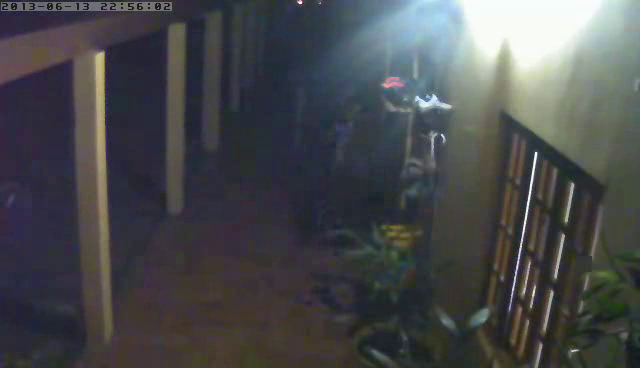
#> input picture frame 6 of Video_Com_Pessoa.mp4, 640 x 368 px
$ python main.py
#> lines starting #> are read from the running program, lines starting #| are printed output that depends on the picture; pictures that were not available may be replaced by others from this repository, and a replacement may not be noted
import cv2

def analysis_file(path):
    # Carrega o vídeo
#> called with path = 'Video_Com_Pessoa.mp4'
    cap = cv2.VideoCapture(path)

    # Frame anterior vazio
    background = None

    has_movement = False
    count_movement = 0

    # Loop principal
    while True:
        # Lê o próximo frame do vídeo
        ret, frame = cap.read()
#> frame is the input picture: shape (368, 640, 3); mean B, G, R 76.6, 74.1, 72.6

        # Verifica se o frame foi lido corretamente
        if not ret:
            break

        # Converte o frame para escala de cinza e aplica um filtro Gaussiano
        gray = cv2.cvtColor(frame, cv2.COLOR_BGR2GRAY)
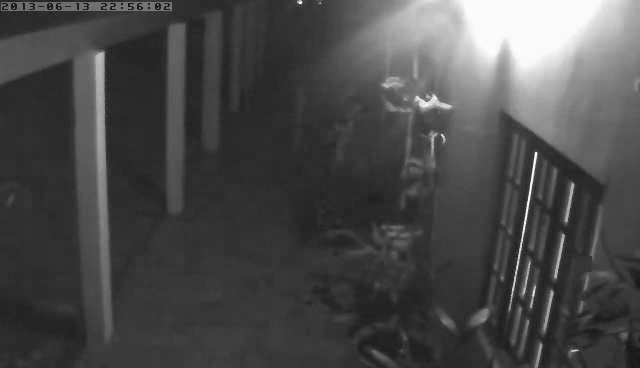
#> gray: shape (368, 640); min 18, max 255, mean 73.9
        gray = cv2.GaussianBlur(gray, (21, 21), 0)
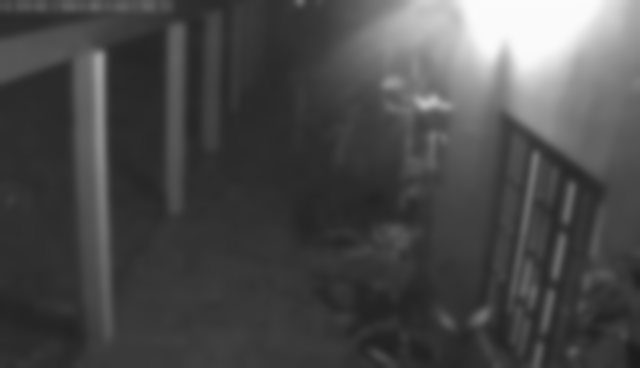
#> gray: shape (368, 640); min 27, max 251, mean 73.9

        if background is not None:
            # Subtrai o background do frame atual
            diff = cv2.absdiff(background, gray)
            thresh = cv2.threshold(diff, 25, 255, cv2.THRESH_BINARY)[1]

            # Aplica operações morfológicas para remover ruído
            thresh = cv2.dilate(thresh, None, iterations=2)
            thresh = cv2.erode(thresh, None, iterations=2)

            # Encontra os contornos dos objetos em movimento
            contours, hierarchy = cv2.findContours(thresh, cv2.RETR_EXTERNAL, cv2.CHAIN_APPROX_SIMPLE)

            if len(contours) > 0:
                # Desenha os contornos dos objetos em movimento no frame original
                for contour in contours:
                    # if cv2.contourArea(contour) < 400:
                    #     continue

                    count_movement += 1

                    #if count_movement > 5:
                    has_movement = True

                    print("Tem movimento...")
                    (x, y, w, h) = cv2.boundingRect(contour)
                    cv2.rectangle(frame, (x, y), (x + w, y + h), (0, 255, 0), 2)
            else:
                print("Não tem movimento...")

        # Exibe o frame com os contornos dos objetos em movimento
        cv2.imshow('frame', frame)

        # Define o background (Frame anterior)
        background = gray

        # Aguarda 40 milissegundos
        if cv2.waitKey(40) & 0xFF == ord('q'):
#> (key q is pressed here)
            break

    # Libera os recursos utilizados
    cap.release()
    cv2.destroyAllWindows()

    return has_movement


if __name__ == '__main__':
    # Video OK
    mov_1 = analysis_file('Video_Com_Pessoa.mp4')

    # Video Sem ngm
    mov_2 = analysis_file('Video_Sem_Ngm.mp4')
#> (key Esc is pressed here)

    print(f"Movimento 1 {mov_1}")

    print(f"Movimento 2 {mov_2}")

$ run again, starting later in the video
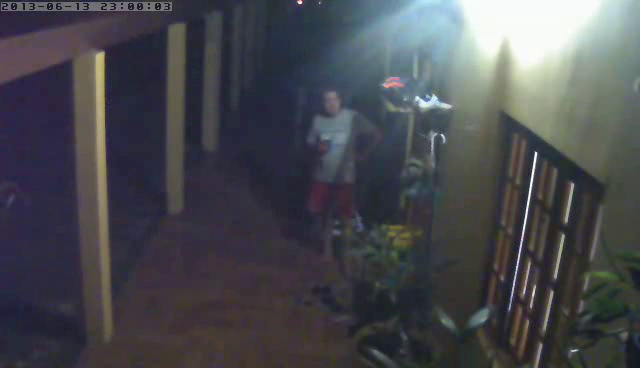
#> input picture frame 27 of Video_Com_Pessoa.mp4, 640 x 368 px
#> in analysis_file, frame is the input picture: shape (368, 640, 3); mean B, G, R 79, 73.6, 72.7
#> in analysis_file, `gray = cv2.cvtColor(frame, cv2.COLOR_BGR2GRAY)`:
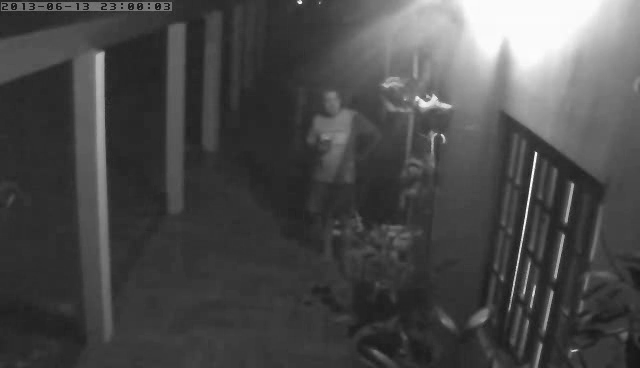
#> gray: shape (368, 640); min 17, max 254, mean 73.9
#> in analysis_file, `gray = cv2.GaussianBlur(gray, (21, 21), 0)`:
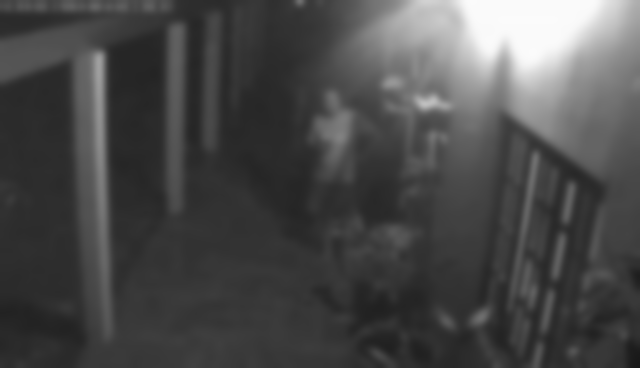
#> gray: shape (368, 640); min 24, max 251, mean 73.9

$ run again, starting later in the video
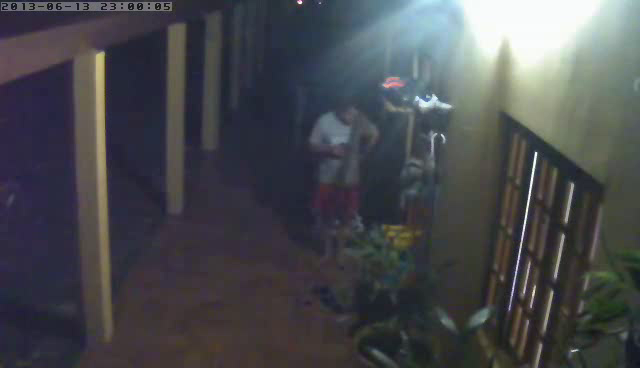
#> input picture frame 48 of Video_Com_Pessoa.mp4, 640 x 368 px
#> in analysis_file, frame is the input picture: shape (368, 640, 3); mean B, G, R 78, 73.9, 72.4
#> in analysis_file, `gray = cv2.cvtColor(frame, cv2.COLOR_BGR2GRAY)`:
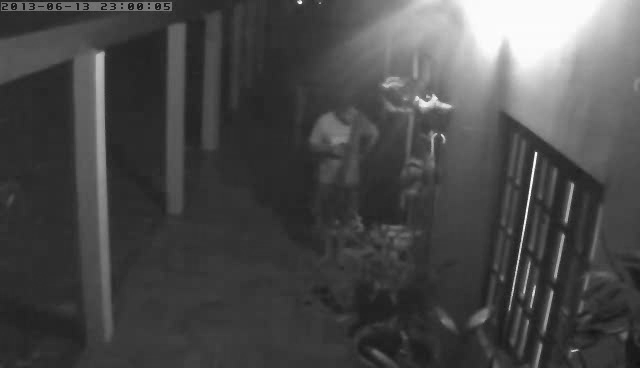
#> gray: shape (368, 640); min 18, max 254, mean 73.9
#> in analysis_file, `gray = cv2.GaussianBlur(gray, (21, 21), 0)`:
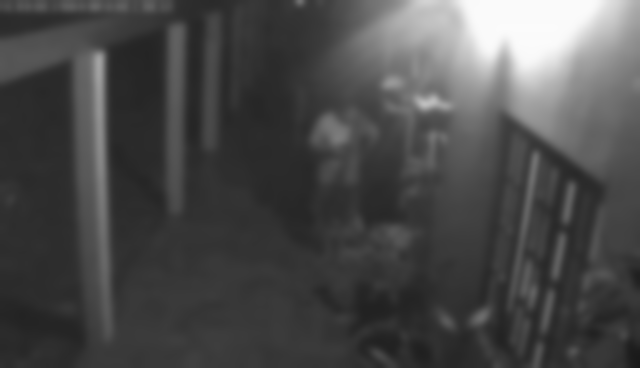
#> gray: shape (368, 640); min 25, max 251, mean 73.9
